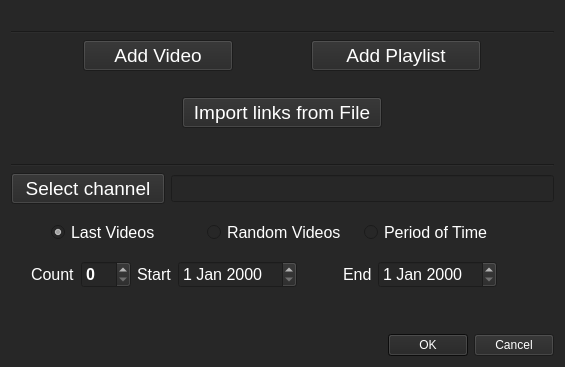
<?xml version="1.0" encoding="UTF-8"?>
<ui version="4.0">
 <class>Download_Videos_Dialog</class>
 <widget class="QDialog" name="Download_Videos_Dialog">
  <property name="windowModality">
   <enum>Qt::NonModal</enum>
  </property>
  <property name="geometry">
   <rect>
    <x>0</x>
    <y>0</y>
    <width>565</width>
    <height>367</height>
   </rect>
  </property>
  <property name="sizePolicy">
   <sizepolicy hsizetype="Minimum" vsizetype="Minimum">
    <horstretch>0</horstretch>
    <verstretch>0</verstretch>
   </sizepolicy>
  </property>
  <property name="minimumSize">
   <size>
    <width>500</width>
    <height>250</height>
   </size>
  </property>
  <property name="maximumSize">
   <size>
    <width>1000</width>
    <height>500</height>
   </size>
  </property>
  <property name="baseSize">
   <size>
    <width>560</width>
    <height>300</height>
   </size>
  </property>
  <property name="palette">
   <palette>
    <active>
     <colorrole role="WindowText">
      <brush brushstyle="SolidPattern">
       <color alpha="255">
        <red>255</red>
        <green>255</green>
        <blue>255</blue>
       </color>
      </brush>
     </colorrole>
     <colorrole role="Button">
      <brush brushstyle="SolidPattern">
       <color alpha="255">
        <red>39</red>
        <green>39</green>
        <blue>39</blue>
       </color>
      </brush>
     </colorrole>
     <colorrole role="Text">
      <brush brushstyle="SolidPattern">
       <color alpha="255">
        <red>255</red>
        <green>255</green>
        <blue>255</blue>
       </color>
      </brush>
     </colorrole>
     <colorrole role="ButtonText">
      <brush brushstyle="SolidPattern">
       <color alpha="255">
        <red>255</red>
        <green>255</green>
        <blue>255</blue>
       </color>
      </brush>
     </colorrole>
     <colorrole role="Base">
      <brush brushstyle="SolidPattern">
       <color alpha="255">
        <red>39</red>
        <green>39</green>
        <blue>39</blue>
       </color>
      </brush>
     </colorrole>
     <colorrole role="Window">
      <brush brushstyle="SolidPattern">
       <color alpha="255">
        <red>39</red>
        <green>39</green>
        <blue>39</blue>
       </color>
      </brush>
     </colorrole>
     <colorrole role="Highlight">
      <brush brushstyle="SolidPattern">
       <color alpha="255">
        <red>15</red>
        <green>15</green>
        <blue>15</blue>
       </color>
      </brush>
     </colorrole>
     <colorrole role="AlternateBase">
      <brush brushstyle="SolidPattern">
       <color alpha="255">
        <red>39</red>
        <green>39</green>
        <blue>39</blue>
       </color>
      </brush>
     </colorrole>
    </active>
    <inactive>
     <colorrole role="WindowText">
      <brush brushstyle="SolidPattern">
       <color alpha="255">
        <red>255</red>
        <green>255</green>
        <blue>255</blue>
       </color>
      </brush>
     </colorrole>
     <colorrole role="Button">
      <brush brushstyle="SolidPattern">
       <color alpha="255">
        <red>39</red>
        <green>39</green>
        <blue>39</blue>
       </color>
      </brush>
     </colorrole>
     <colorrole role="Text">
      <brush brushstyle="SolidPattern">
       <color alpha="255">
        <red>255</red>
        <green>255</green>
        <blue>255</blue>
       </color>
      </brush>
     </colorrole>
     <colorrole role="ButtonText">
      <brush brushstyle="SolidPattern">
       <color alpha="255">
        <red>255</red>
        <green>255</green>
        <blue>255</blue>
       </color>
      </brush>
     </colorrole>
     <colorrole role="Base">
      <brush brushstyle="SolidPattern">
       <color alpha="255">
        <red>39</red>
        <green>39</green>
        <blue>39</blue>
       </color>
      </brush>
     </colorrole>
     <colorrole role="Window">
      <brush brushstyle="SolidPattern">
       <color alpha="255">
        <red>39</red>
        <green>39</green>
        <blue>39</blue>
       </color>
      </brush>
     </colorrole>
     <colorrole role="Highlight">
      <brush brushstyle="SolidPattern">
       <color alpha="255">
        <red>15</red>
        <green>15</green>
        <blue>15</blue>
       </color>
      </brush>
     </colorrole>
     <colorrole role="AlternateBase">
      <brush brushstyle="SolidPattern">
       <color alpha="255">
        <red>39</red>
        <green>39</green>
        <blue>39</blue>
       </color>
      </brush>
     </colorrole>
    </inactive>
    <disabled>
     <colorrole role="WindowText">
      <brush brushstyle="SolidPattern">
       <color alpha="255">
        <red>255</red>
        <green>255</green>
        <blue>255</blue>
       </color>
      </brush>
     </colorrole>
     <colorrole role="Button">
      <brush brushstyle="SolidPattern">
       <color alpha="255">
        <red>39</red>
        <green>39</green>
        <blue>39</blue>
       </color>
      </brush>
     </colorrole>
     <colorrole role="Text">
      <brush brushstyle="SolidPattern">
       <color alpha="255">
        <red>255</red>
        <green>255</green>
        <blue>255</blue>
       </color>
      </brush>
     </colorrole>
     <colorrole role="ButtonText">
      <brush brushstyle="SolidPattern">
       <color alpha="255">
        <red>255</red>
        <green>255</green>
        <blue>255</blue>
       </color>
      </brush>
     </colorrole>
     <colorrole role="Base">
      <brush brushstyle="SolidPattern">
       <color alpha="255">
        <red>39</red>
        <green>39</green>
        <blue>39</blue>
       </color>
      </brush>
     </colorrole>
     <colorrole role="Window">
      <brush brushstyle="SolidPattern">
       <color alpha="255">
        <red>39</red>
        <green>39</green>
        <blue>39</blue>
       </color>
      </brush>
     </colorrole>
     <colorrole role="Highlight">
      <brush brushstyle="SolidPattern">
       <color alpha="255">
        <red>15</red>
        <green>15</green>
        <blue>15</blue>
       </color>
      </brush>
     </colorrole>
     <colorrole role="AlternateBase">
      <brush brushstyle="SolidPattern">
       <color alpha="255">
        <red>39</red>
        <green>39</green>
        <blue>39</blue>
       </color>
      </brush>
     </colorrole>
    </disabled>
   </palette>
  </property>
  <property name="font">
   <font>
    <family>Arial</family>
    <pointsize>11</pointsize>
   </font>
  </property>
  <property name="windowTitle">
   <string>Select Videos for downloading</string>
  </property>
  <property name="styleSheet">
   <string notr="true">background-color: rgb(39, 39, 39);
color: rgb(255, 255, 255);
alternate-background-color: rgb(39, 39, 39);
selection-background-color: rgb(15, 15, 15);</string>
  </property>
  <layout class="QVBoxLayout" name="verticalLayout">
   <item>
    <spacer name="verticalSpacer_3">
     <property name="orientation">
      <enum>Qt::Vertical</enum>
     </property>
     <property name="sizeType">
      <enum>QSizePolicy::Minimum</enum>
     </property>
     <property name="sizeHint" stdset="0">
      <size>
       <width>20</width>
       <height>20</height>
      </size>
     </property>
    </spacer>
   </item>
   <item>
    <widget class="Line" name="line_2">
     <property name="orientation">
      <enum>Qt::Horizontal</enum>
     </property>
    </widget>
   </item>
   <item>
    <layout class="QHBoxLayout" name="horizontalLayout">
     <item>
      <widget class="QPushButton" name="AddVideo_Button">
       <property name="enabled">
        <bool>true</bool>
       </property>
       <property name="sizePolicy">
        <sizepolicy hsizetype="Fixed" vsizetype="Fixed">
         <horstretch>0</horstretch>
         <verstretch>0</verstretch>
        </sizepolicy>
       </property>
       <property name="minimumSize">
        <size>
         <width>150</width>
         <height>0</height>
        </size>
       </property>
       <property name="baseSize">
        <size>
         <width>500</width>
         <height>0</height>
        </size>
       </property>
       <property name="font">
        <font>
         <family>Arial</family>
         <pointsize>14</pointsize>
        </font>
       </property>
       <property name="text">
        <string>Add Video</string>
       </property>
      </widget>
     </item>
     <item>
      <widget class="QPushButton" name="AddPlaylist_Button">
       <property name="sizePolicy">
        <sizepolicy hsizetype="Fixed" vsizetype="Fixed">
         <horstretch>0</horstretch>
         <verstretch>0</verstretch>
        </sizepolicy>
       </property>
       <property name="minimumSize">
        <size>
         <width>170</width>
         <height>0</height>
        </size>
       </property>
       <property name="baseSize">
        <size>
         <width>500</width>
         <height>0</height>
        </size>
       </property>
       <property name="font">
        <font>
         <family>Arial</family>
         <pointsize>14</pointsize>
        </font>
       </property>
       <property name="text">
        <string>Add Playlist</string>
       </property>
      </widget>
     </item>
    </layout>
   </item>
   <item>
    <spacer name="verticalSpacer">
     <property name="orientation">
      <enum>Qt::Vertical</enum>
     </property>
     <property name="sizeType">
      <enum>QSizePolicy::Minimum</enum>
     </property>
     <property name="sizeHint" stdset="0">
      <size>
       <width>20</width>
       <height>20</height>
      </size>
     </property>
    </spacer>
   </item>
   <item>
    <layout class="QHBoxLayout" name="horizontalLayout_2">
     <item>
      <widget class="QPushButton" name="Import_links_Button">
       <property name="sizePolicy">
        <sizepolicy hsizetype="Fixed" vsizetype="Fixed">
         <horstretch>0</horstretch>
         <verstretch>0</verstretch>
        </sizepolicy>
       </property>
       <property name="minimumSize">
        <size>
         <width>200</width>
         <height>0</height>
        </size>
       </property>
       <property name="baseSize">
        <size>
         <width>500</width>
         <height>0</height>
        </size>
       </property>
       <property name="font">
        <font>
         <family>Arial</family>
         <pointsize>14</pointsize>
        </font>
       </property>
       <property name="text">
        <string>Import links from File</string>
       </property>
      </widget>
     </item>
    </layout>
   </item>
   <item>
    <spacer name="verticalSpacer_4">
     <property name="orientation">
      <enum>Qt::Vertical</enum>
     </property>
     <property name="sizeHint" stdset="0">
      <size>
       <width>20</width>
       <height>40</height>
      </size>
     </property>
    </spacer>
   </item>
   <item>
    <widget class="Line" name="line">
     <property name="orientation">
      <enum>Qt::Horizontal</enum>
     </property>
    </widget>
   </item>
   <item>
    <layout class="QHBoxLayout" name="horizontalLayout_3">
     <item>
      <widget class="QPushButton" name="Select_channel_Button">
       <property name="sizePolicy">
        <sizepolicy hsizetype="Fixed" vsizetype="Fixed">
         <horstretch>0</horstretch>
         <verstretch>0</verstretch>
        </sizepolicy>
       </property>
       <property name="minimumSize">
        <size>
         <width>130</width>
         <height>0</height>
        </size>
       </property>
       <property name="font">
        <font>
         <family>Arial</family>
         <pointsize>14</pointsize>
        </font>
       </property>
       <property name="text">
        <string>  Select channel  </string>
       </property>
      </widget>
     </item>
     <item>
      <widget class="QLineEdit" name="channel_link_textBox">
       <property name="font">
        <font>
         <family>Arial</family>
         <pointsize>12</pointsize>
        </font>
       </property>
      </widget>
     </item>
    </layout>
   </item>
   <item>
    <spacer name="verticalSpacer_6">
     <property name="orientation">
      <enum>Qt::Vertical</enum>
     </property>
     <property name="sizeType">
      <enum>QSizePolicy::Fixed</enum>
     </property>
     <property name="sizeHint" stdset="0">
      <size>
       <width>20</width>
       <height>10</height>
      </size>
     </property>
    </spacer>
   </item>
   <item>
    <layout class="QHBoxLayout" name="horizontalLayout_5">
     <item>
      <spacer name="horizontalSpacer">
       <property name="orientation">
        <enum>Qt::Horizontal</enum>
       </property>
       <property name="sizeType">
        <enum>QSizePolicy::Minimum</enum>
       </property>
       <property name="sizeHint" stdset="0">
        <size>
         <width>40</width>
         <height>20</height>
        </size>
       </property>
      </spacer>
     </item>
     <item>
      <widget class="QRadioButton" name="Last_video_radioButton">
       <property name="font">
        <font>
         <family>Arial</family>
         <pointsize>12</pointsize>
        </font>
       </property>
       <property name="text">
        <string>Last Videos</string>
       </property>
       <property name="checked">
        <bool>true</bool>
       </property>
      </widget>
     </item>
     <item>
      <widget class="QRadioButton" name="Random_video_radioButton">
       <property name="font">
        <font>
         <family>Arial</family>
         <pointsize>12</pointsize>
        </font>
       </property>
       <property name="text">
        <string>Random Videos</string>
       </property>
      </widget>
     </item>
     <item>
      <widget class="QRadioButton" name="Period_radioButton">
       <property name="font">
        <font>
         <family>Arial</family>
         <pointsize>12</pointsize>
        </font>
       </property>
       <property name="text">
        <string>Period of Time</string>
       </property>
      </widget>
     </item>
     <item>
      <spacer name="horizontalSpacer_3">
       <property name="orientation">
        <enum>Qt::Horizontal</enum>
       </property>
       <property name="sizeType">
        <enum>QSizePolicy::Minimum</enum>
       </property>
       <property name="sizeHint" stdset="0">
        <size>
         <width>40</width>
         <height>20</height>
        </size>
       </property>
      </spacer>
     </item>
    </layout>
   </item>
   <item>
    <spacer name="verticalSpacer_7">
     <property name="orientation">
      <enum>Qt::Vertical</enum>
     </property>
     <property name="sizeType">
      <enum>QSizePolicy::Fixed</enum>
     </property>
     <property name="sizeHint" stdset="0">
      <size>
       <width>20</width>
       <height>10</height>
      </size>
     </property>
    </spacer>
   </item>
   <item>
    <layout class="QHBoxLayout" name="horizontalLayout_7">
     <item>
      <spacer name="horizontalSpacer_4">
       <property name="orientation">
        <enum>Qt::Horizontal</enum>
       </property>
       <property name="sizeType">
        <enum>QSizePolicy::Minimum</enum>
       </property>
       <property name="sizeHint" stdset="0">
        <size>
         <width>20</width>
         <height>20</height>
        </size>
       </property>
      </spacer>
     </item>
     <item>
      <widget class="QLabel" name="Count_label">
       <property name="font">
        <font>
         <family>Arial</family>
         <pointsize>12</pointsize>
        </font>
       </property>
       <property name="text">
        <string>Count</string>
       </property>
      </widget>
     </item>
     <item>
      <widget class="QSpinBox" name="Count_videos_spinBox">
       <property name="sizePolicy">
        <sizepolicy hsizetype="Fixed" vsizetype="Fixed">
         <horstretch>0</horstretch>
         <verstretch>0</verstretch>
        </sizepolicy>
       </property>
       <property name="minimumSize">
        <size>
         <width>50</width>
         <height>0</height>
        </size>
       </property>
       <property name="font">
        <font>
         <family>Arial</family>
         <pointsize>12</pointsize>
         <weight>75</weight>
         <bold>true</bold>
        </font>
       </property>
      </widget>
     </item>
     <item>
      <widget class="QLabel" name="Start_label">
       <property name="font">
        <font>
         <family>Arial</family>
         <pointsize>12</pointsize>
        </font>
       </property>
       <property name="text">
        <string>Start</string>
       </property>
      </widget>
     </item>
     <item>
      <widget class="QDateEdit" name="Start_date">
       <property name="font">
        <font>
         <family>Arial</family>
         <pointsize>12</pointsize>
        </font>
       </property>
      </widget>
     </item>
     <item>
      <spacer name="horizontalSpacer_6">
       <property name="orientation">
        <enum>Qt::Horizontal</enum>
       </property>
       <property name="sizeType">
        <enum>QSizePolicy::Fixed</enum>
       </property>
       <property name="sizeHint" stdset="0">
        <size>
         <width>40</width>
         <height>20</height>
        </size>
       </property>
      </spacer>
     </item>
     <item>
      <widget class="QLabel" name="End_label">
       <property name="font">
        <font>
         <family>Arial</family>
         <pointsize>12</pointsize>
        </font>
       </property>
       <property name="text">
        <string>End</string>
       </property>
      </widget>
     </item>
     <item>
      <widget class="QDateEdit" name="End_date">
       <property name="font">
        <font>
         <family>Arial</family>
         <pointsize>12</pointsize>
        </font>
       </property>
      </widget>
     </item>
     <item>
      <spacer name="horizontalSpacer_5">
       <property name="orientation">
        <enum>Qt::Horizontal</enum>
       </property>
       <property name="sizeType">
        <enum>QSizePolicy::Expanding</enum>
       </property>
       <property name="sizeHint" stdset="0">
        <size>
         <width>40</width>
         <height>20</height>
        </size>
       </property>
      </spacer>
     </item>
    </layout>
   </item>
   <item>
    <spacer name="verticalSpacer_5">
     <property name="orientation">
      <enum>Qt::Vertical</enum>
     </property>
     <property name="sizeType">
      <enum>QSizePolicy::Preferred</enum>
     </property>
     <property name="sizeHint" stdset="0">
      <size>
       <width>20</width>
       <height>50</height>
      </size>
     </property>
    </spacer>
   </item>
   <item alignment="Qt::AlignBottom">
    <widget class="QDialogButtonBox" name="buttonBox">
     <property name="sizePolicy">
      <sizepolicy hsizetype="Preferred" vsizetype="Fixed">
       <horstretch>0</horstretch>
       <verstretch>0</verstretch>
      </sizepolicy>
     </property>
     <property name="baseSize">
      <size>
       <width>600</width>
       <height>270</height>
      </size>
     </property>
     <property name="orientation">
      <enum>Qt::Horizontal</enum>
     </property>
     <property name="standardButtons">
      <set>QDialogButtonBox::Cancel|QDialogButtonBox::Ok</set>
     </property>
    </widget>
   </item>
  </layout>
 </widget>
 <resources/>
 <connections>
  <connection>
   <sender>buttonBox</sender>
   <signal>accepted()</signal>
   <receiver>Download_Videos_Dialog</receiver>
   <slot>accept()</slot>
   <hints>
    <hint type="sourcelabel">
     <x>248</x>
     <y>254</y>
    </hint>
    <hint type="destinationlabel">
     <x>157</x>
     <y>274</y>
    </hint>
   </hints>
  </connection>
  <connection>
   <sender>buttonBox</sender>
   <signal>rejected()</signal>
   <receiver>Download_Videos_Dialog</receiver>
   <slot>reject()</slot>
   <hints>
    <hint type="sourcelabel">
     <x>316</x>
     <y>260</y>
    </hint>
    <hint type="destinationlabel">
     <x>286</x>
     <y>274</y>
    </hint>
   </hints>
  </connection>
 </connections>
</ui>
